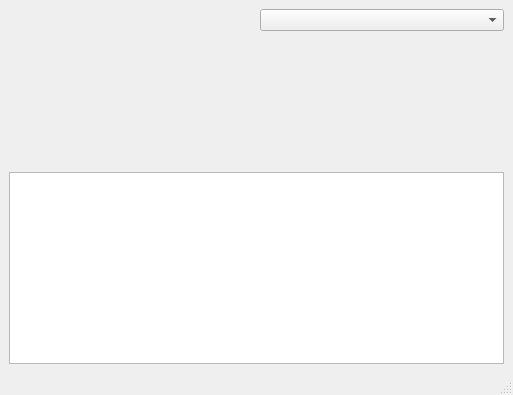
<?xml version="1.0" encoding="UTF-8"?>
<ui version="4.0">
 <class>vendorGroupTest</class>
 <widget class="QMainWindow" name="vendorGroupTest">
  <property name="geometry">
   <rect>
    <x>0</x>
    <y>0</y>
    <width>513</width>
    <height>395</height>
   </rect>
  </property>
  <property name="windowTitle">
   <string>Vendor Group Test</string>
  </property>
  <widget class="QWidget" name="centralwidget">
   <layout class="QGridLayout" name="gridLayout">
    <item row="2" column="0" colspan="2">
     <widget class="XTextEdit" name="_show"/>
    </item>
    <item row="1" column="1">
     <spacer name="verticalSpacer">
      <property name="orientation">
       <enum>Qt::Vertical</enum>
      </property>
      <property name="sizeHint" stdset="0">
       <size>
        <width>20</width>
        <height>40</height>
       </size>
      </property>
     </spacer>
    </item>
    <item row="0" column="1">
     <widget class="XComboBox" name="_state"/>
    </item>
    <item row="0" column="0">
     <widget class="VendorGroup" name="_widget"/>
    </item>
   </layout>
  </widget>
  <widget class="QMenuBar" name="menubar">
   <property name="geometry">
    <rect>
     <x>0</x>
     <y>0</y>
     <width>513</width>
     <height>22</height>
    </rect>
   </property>
  </widget>
  <widget class="QStatusBar" name="statusbar"/>
 </widget>
 <customwidgets>
  <customwidget>
   <class>VendorGroup</class>
   <extends>QWidget</extends>
   <header>vendorgroup.h</header>
  </customwidget>
  <customwidget>
   <class>XComboBox</class>
   <extends>QComboBox</extends>
   <header>xcombobox.h</header>
  </customwidget>
  <customwidget>
   <class>XTextEdit</class>
   <extends>QTextEdit</extends>
   <header>xtextedit.h</header>
  </customwidget>
 </customwidgets>
 <resources/>
 <connections/>
</ui>
